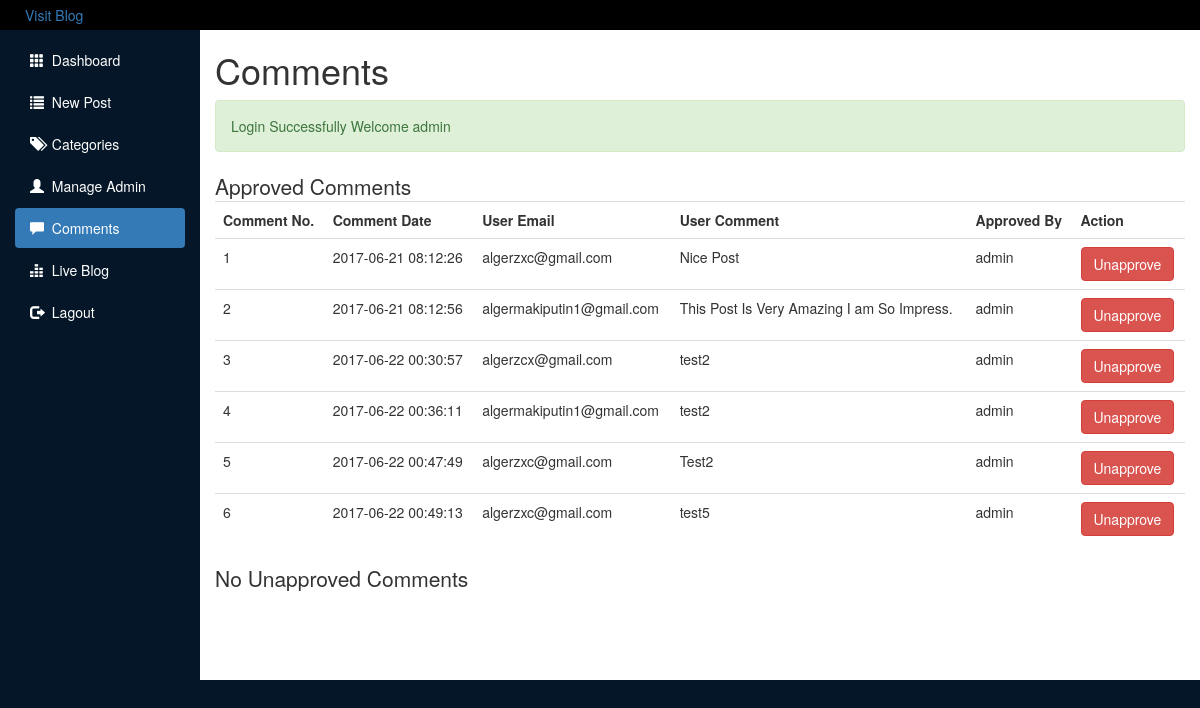
Screenshot of /Comments.php (signed in) with the database file from the repository.
### tables this page shows
CREATE TABLE `comment` (
  `id` int(11) NOT NULL,
  `date_time` varchar(50) NOT NULL,
  `email` varchar(50) NOT NULL,
  `comment` varchar(1000) NOT NULL,
  `status` varchar(50) NOT NULL,
  `approve_by` varchar(50) NOT NULL,
  `post_id` int(11) NOT NULL
);

### Include/functions.php (called while the page is built, shortened)
<?php
require_once('Database.php');
function Query ($query) {
	global $con;
	try {
		$exec = mysqli_query($con,$query) or die(mysqli_error($con));
		if($exec) {
			return $exec;
		}
	}catch (Exception $e) {
		echo $e->getMessage();
	}
	return false;
}
?>

### Comments.php (the view, shortened to what this page needs)
<?php require_once('Include/Sessions.php') ?>
<?php require_once('Include/functions.php') ?>
<!DOCTYPE html>
<html>
<head>
	<link rel="stylesheet" type="text/css" href="bootstrap/css/bootstrap.min.css">
	<link rel="stylesheet" type="text/css" href="Assets/style.css">
</head>
<body>
<div class="heading">
	<a href=""><p>Visit Blog</p></a>
</div>
<div class="container-fluid">
	<div class="main" id="dashboard">
		<div class="row">
			<div class="col-sm-2">
				<ul id="side-menu" class="nav nav-pills nav-stacked">
					<li class=""><a href="Dashboard.php">
					<span = class="glyphicon glyphicon-th"></span>
					 &nbsp;Dashboard</a></li>
					<li><a href="NewPost.php">
					<span = class="glyphicon glyphicon-list"></span>
					&nbsp;New Post</a></li>
					<li><a href="Categories.php">
					<span = class="glyphicon glyphicon-tags"></span>
					&nbsp;Categories</a></li>
					<li><a href="Admin.php">
					<span = class="glyphicon glyphicon-user"></span>
					&nbsp;Manage Admin</a></li>
					<li class="active"><a href="Comments.php">
					<span = class="glyphicon glyphicon-comment"></span>
					&nbsp;Comments</a></li>
					<li><a href="Blog.php">
					<span = class="glyphicon glyphicon-equalizer"></span>
					&nbsp;Live Blog</a></li>
					<li><a href="Lagout.php">
					<span = class="glyphicon glyphicon-log-out"></span>
					&nbsp;Lagout</a></li>
				</ul>
			</div>
			<div class="col-xs-10">
				<div>
					<h1>Comments</h1>
					<?php echo SuccessMessage(); ?>
					<div class="table-responsive">
							<?php
							$sql = "SELECT * FROM comment WHERE status ='approved' ORDER BY date_time";
							$exec = Query($sql);
							$postNo = 1;
							if(mysqli_num_rows($exec) < 1	) {
								?>
									<p class="lead">No Approved Comments</p>
								<?php
							}else{ ?>
							<span class="lead">Approved Comments</span>
							<table class="table table-hover">
							<tr>
								<th>Comment No.</th>
								<th>Comment Date</th>
								<th>User Email</th>
								<th>User Comment</th>
								<th>Approved By</th>
								<th>Action</th>
							</tr>
							<?php
								while ($post = mysqli_fetch_assoc($exec)) {
									$comment_id = $post['id'];
									$comment_dateTime = $post['date_time'];
									$comment_email = $post['email'];
									$comment_content = $post['comment'];
									$approved_by = $post['approve_by'];
									?>
									<tr>
									<td><?php echo $postNo; ?></td>
									<td><?php echo $comment_dateTime; ?></td>
									<td><?php echo $comment_email; ?></td>
									<td><?php echo $comment_content; ?></td>
									<td><?php echo $approved_by; ?></td>
									<td><a href="Comments.php?Unapprove_ID=<?php echo $comment_id; ?>"><button class="btn btn-danger">Unapprove</button></a></td>
									<?php
									$postNo++;
								}
							}
							?>
						</table>
					</div>
					<div class="table-responsive">
							<?php
							$sql = "SELECT * FROM comment WHERE status ='unapprove' ORDER BY date_time";
							$exec = Query($sql);
							if(mysqli_num_rows($exec) < 1	) {
								?>
									<p class="lead">No Unapproved Comments</p>
								<?php
							}
							?>
					</div>
				</div>
			</div>
		</div>
	</div>
</div>
</body>
</html>

### Assets/style.css (style rules this page uses)
body { background: #041627; overflow-x: hidden; }
.heading { height: 50px; padding: 5px; background: black; padding-left: 25px; color: silver; }
.col-sm-2 { background: #041627; padding-top: 10px; }
.col-xs-10 { background: white !important; min-height: 650px; overflow: hidden; }
#side-menu li a { color: white; }
.main { margin-top : -20px; }

### rows the page displays
comment: date_time "2017-06-21 08:12:26", email "algerzxc@gmail.com", comment "Nice Post", approve_by "admin"
comment: date_time "2017-06-21 08:12:56", email "algermakiputin1@gmail.com", comment "This Post Is Very Amazing I am So Impress.", approve_by "admin"
comment: date_time "2017-06-22 00:30:57", email "algerzcx@gmail.com", comment "test2", approve_by "admin"
comment: date_time "2017-06-22 00:36:11", email "algermakiputin1@gmail.com", comment "test2", approve_by "admin"
comment: date_time "2017-06-22 00:47:49", email "algerzxc@gmail.com", comment "Test2", approve_by "admin"
comment: date_time "2017-06-22 00:49:13", email "algerzxc@gmail.com", comment "test5", approve_by "admin"

### other values shown
$_SESSION["successMessage"] "Login Successfully Welcome admin"
